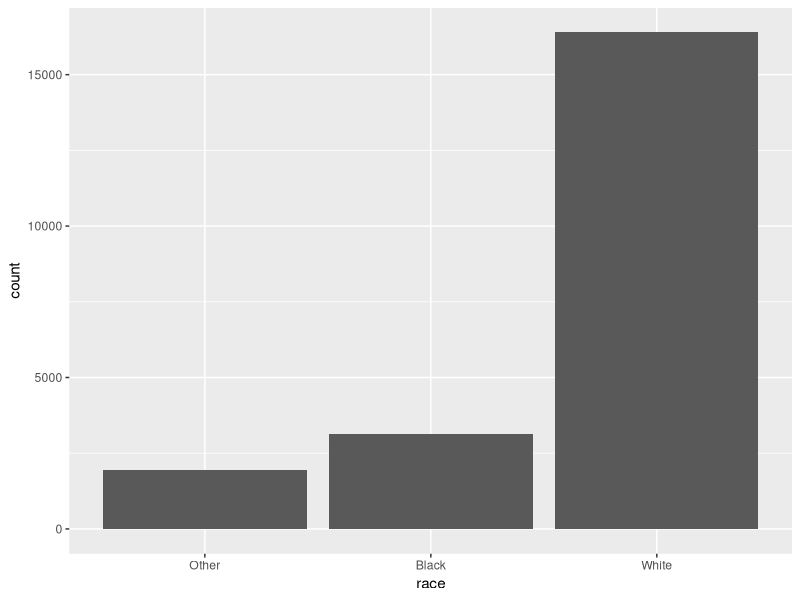
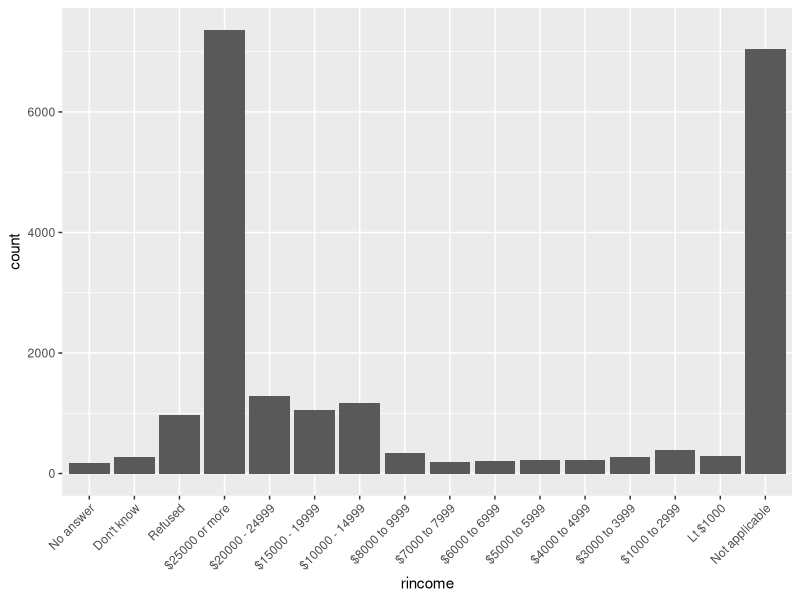
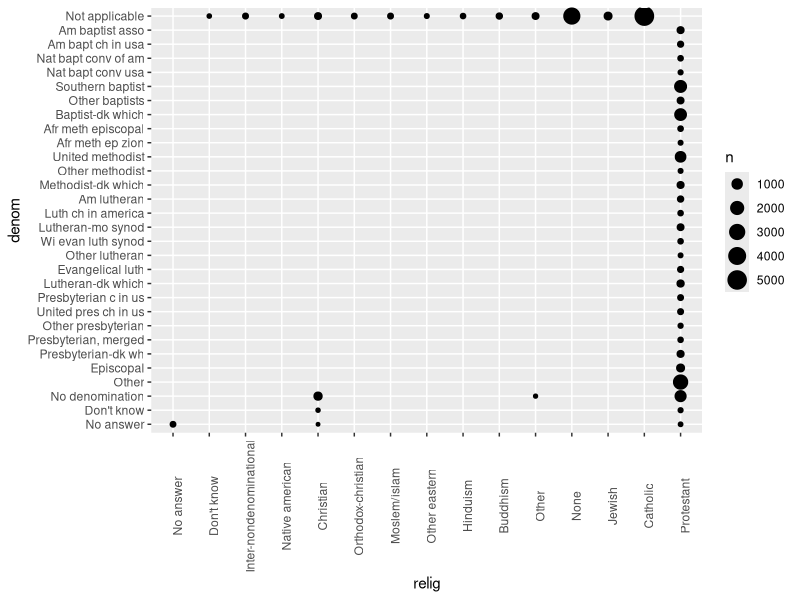
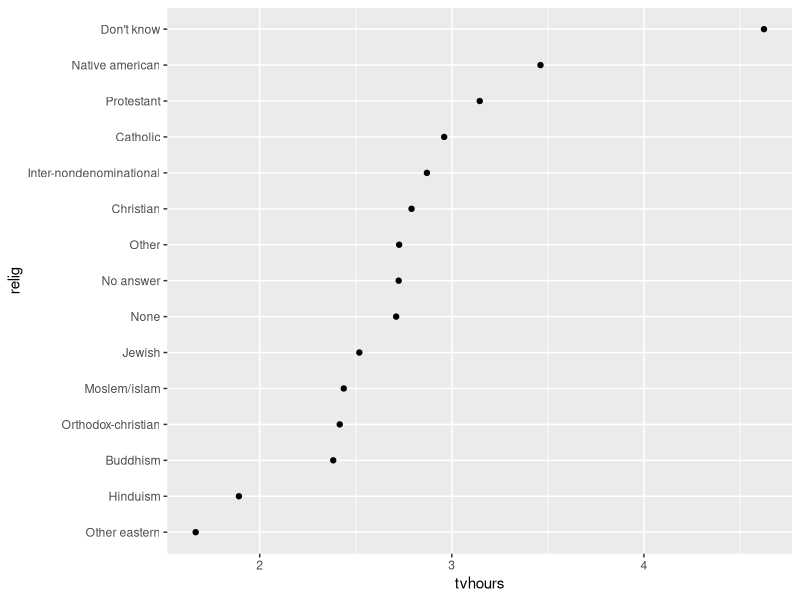
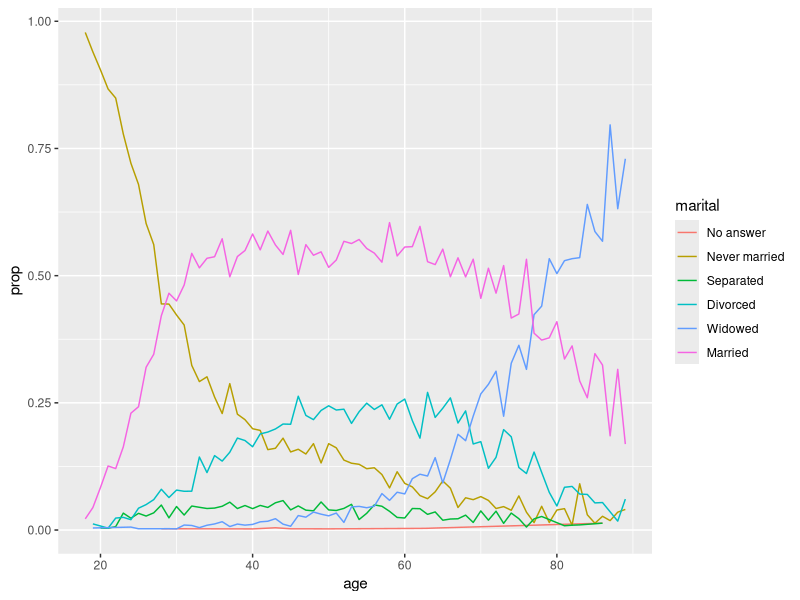
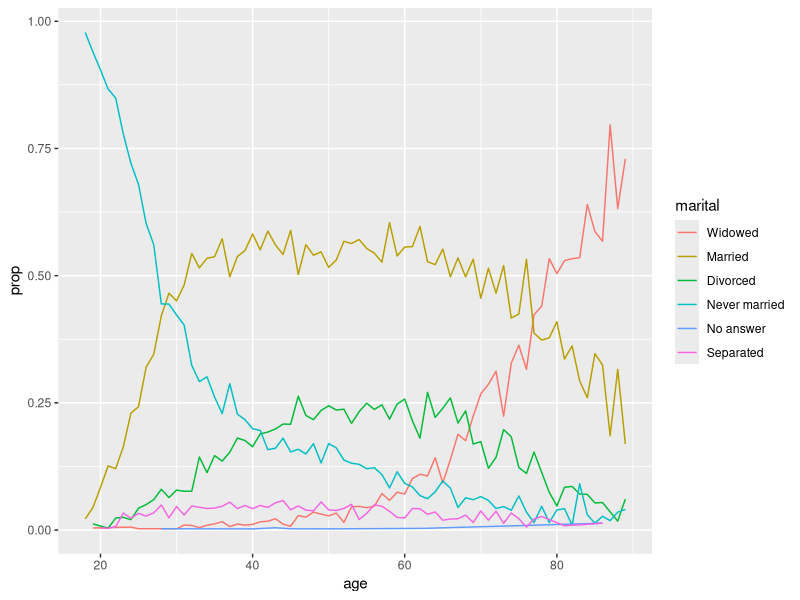
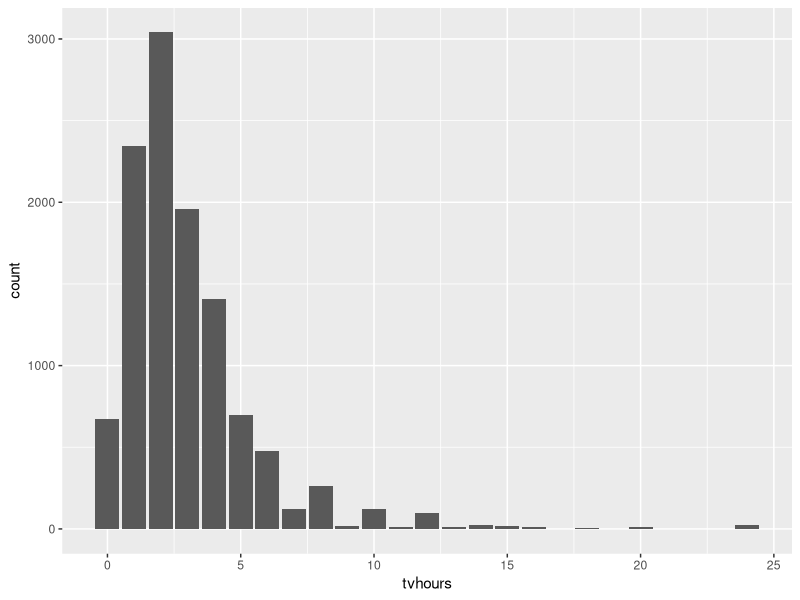
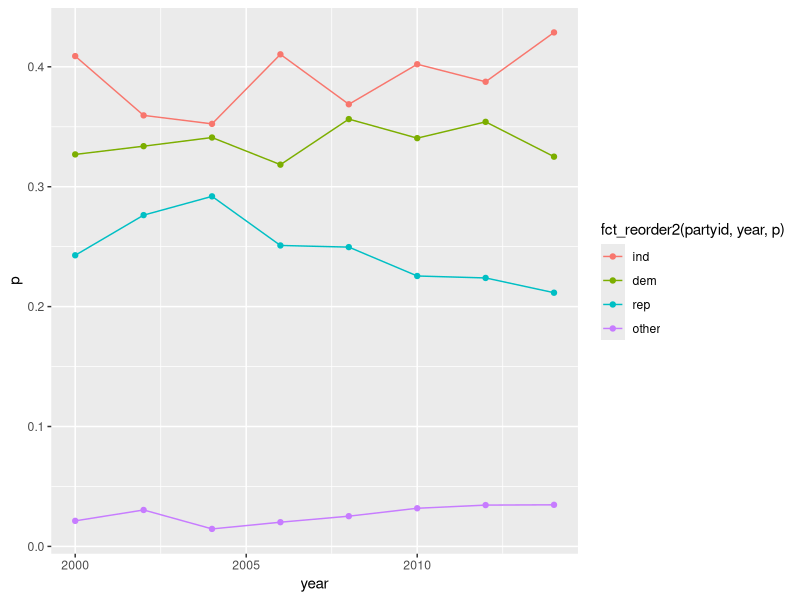

Source code (R) for these figures, in order:
## ---- chunk 1
library(tidyverse)
library(forcats)
## ---- chunk 2
x <- c("Jan","Mar","Feb")

month_levels <- c(
  "Jan", "Feb", "Mar", "Apr", "May", "Jun", 
  "Jul", "Aug", "Sep", "Oct", "Nov", "Dec"
)

y <- factor(x, levels = month_levels)

sort(y)
## ---- chunk 3
gss_cat

gss_cat %>% 
  ggplot(aes(race))+geom_bar()
## ---- chunk 4
gss_cat %>% 
  ggplot(aes(rincome))+geom_bar()+
   theme(axis.text.x = element_text(angle = 45, hjust = 1))
## ---- chunk 5
gss_cat %>% count(relig)
## ---- chunk 6
gss_cat %>% count(partyid)
## ---- chunk 7
gss_cat %>% 
  select(relig,denom) %>% 
  filter(relig != "Protestant")

## ---- chunk 8
gss_cat %>%
  count(relig, denom) %>%
  ggplot(aes(x = relig, y = denom, size = n)) +
  geom_point() +
  theme(axis.text.x = element_text(angle = 90))
## ---- chunk 9
relig_summary <- gss_cat %>%
  group_by(relig) %>%
  summarise(
    age = mean(age, na.rm = TRUE),
    tvhours = mean(tvhours, na.rm = TRUE),
    n = n()
  )
relig_summary %>%
  mutate(relig = fct_reorder(relig, tvhours)) %>%
  ggplot(aes(tvhours, relig)) +
    geom_point()
## ---- chunk 10
by_age <- gss_cat %>%
  filter(!is.na(age)) %>%
  count(age, marital) %>%
  group_by(age) %>%
  mutate(prop = n / sum(n))

ggplot(by_age, aes(age, prop, colour = marital)) +
  geom_line(na.rm = TRUE)

ggplot(by_age, aes(age, prop, colour = fct_reorder2(marital, age, prop))) +
  geom_line() +
  labs(colour = "marital")
## ---- chunk 11
gss_cat %>% 
  ggplot(aes(tvhours))+geom_bar()
## ---- chunk 12
gss_cat
## ---- chunk 13

## ---- chunk 14
gss_cat %>%
  mutate(partyid = fct_collapse(partyid,
    other = c("No answer", "Don't know", "Other party"),
    rep = c("Strong republican", "Not str republican"),
    ind = c("Ind,near rep", "Independent", "Ind,near dem"),
    dem = c("Not str democrat", "Strong democrat")
  )) %>%
  count(year,partyid) %>% 
  group_by(year) %>% 
  mutate(p = n/sum(n)) %>% 
  ggplot(aes(x=year, y=p, color=fct_reorder2(partyid,year,p)))+
  geom_point()+
  geom_line()
## ---- chunk 15
60/(684+1152+921)
